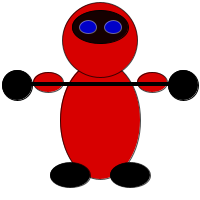
Frame 1 (no input)
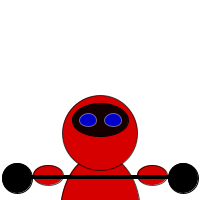
Frame 60 (the mouse pressed at the canvas centre just before this capture)
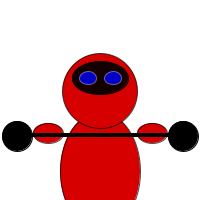
Frame 120 (the mouse held since frame 60 and released just before this capture)

The Processing sketch that drew these frames (run headless with seeded random() and noise(); from frame 60 on, the mouse is pressed at the canvas centre):

// Processing sketch: processing_123394
// ── processing_123394.pde

int monsterX; //declareren
int monsterY; // declareren
int teller; //declareren
int richting; //declareren
boolean test; //declareren



void setup() {
size(200,200);
monsterX = 100; //initieren
monsterY = 40; //initieren
teller = 0; //initieren
richting = 3; //initieren
test = false;
}


void draw(){
background(255,255,255);


/*body*/
if(test==true) {
fill(0,200,200);
} else {
  fill(215,0,0);
}
stroke(0,0,0,180);
ellipseMode(CENTER);
ellipse(monsterX, monsterY +80,/*100,120,*/80,118);


/*head*/
if(test==true) {
fill(0,200,200);
} else {
  fill(215,0,0);
}
stroke(0,0,0,180);
ellipseMode(CENTER);
ellipse(monsterX, monsterY,  75,75);

/*face*/
fill(0, 230);
stroke(0);
ellipseMode(CENTER);
ellipse(monsterX, monsterY -13,56,33);

/*eye1*/
fill(0,0,200,255);
stroke(255,100);
ellipseMode(CENTER);
ellipse(monsterX -12, monsterY -13,17,13);

/*eye2*/
fill(0,0,200,255);
stroke(255,100);
ellipseMode(CENTER);
ellipse(monsterX +13, monsterY -13, 17,13);

/*voet1*/
fill(0);
stroke(0,0,0,180);
ellipseMode(CENTER);
ellipse(monsterX -30, monsterY +135,40,25);

/*voet2*/
fill(0);
stroke(0,0,0,180);
ellipseMode(CENTER);
ellipse(monsterX +30, monsterY +135,40,25);

/*hand1*/
if(test==true) {
fill(0,200,200);
} else {
  fill(215,0,0);
}
stroke(0,0,0,180);
ellipseMode(CENTER);
ellipse(monsterX +52, monsterY +42,30,20);

/*hand2*/
if(test==true) {
fill(0,200,200);
} else {
  fill(215,0,0);
}
stroke(0,0,0,180);
ellipseMode(CENTER);
ellipse(monsterX -52, monsterY +42,30,20);

/*stick*/
fill(0);
stroke(0);
rectMode(CORNERS);
rect(monsterX -77, monsterY+45, monsterX +77, monsterY +42);

/*stickpoint*/
fill(0);
stroke(0);
ellipseMode(CENTER);
ellipse(monsterX -83, monsterY+45, 30,30);

/*weight2*/
fill(0);
stroke(0);
ellipseMode(CENTER);
ellipse(monsterX +83, monsterY +45, 30,30);

monsterY = monsterY-richting;

if(monsterY>200 || monsterY<0){
  richting = -richting;
  teller++;
  println(teller);
  println(test);
  
if(teller==10){
  teller=0;
  test = !test;

  
}
  
}

}
